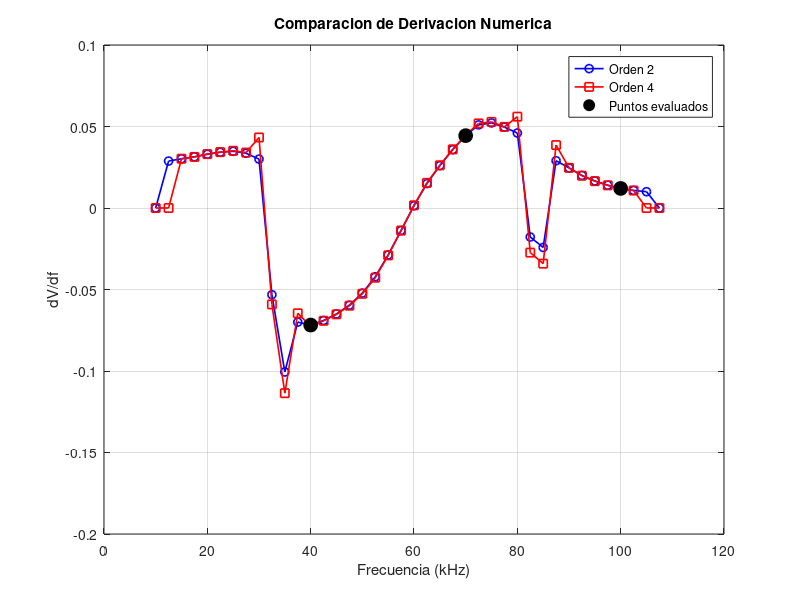

MATLAB code to generate this figure:
clc;
clear;
close all;

%% DATOS

f = [10 12.5 15 17.5 20 22.5 25 27.5 30 32.5 ...
    35 37.5 40 42.5 45 47.5 50 52.5 55 57.5 ...
    60 62.5 65 67.5 70 72.5 75 77.5 80 82.5 ...
    85 87.5 90 92.5 95 97.5 100 102.5 105 107.5];

V = [0.842 0.911 0.986 1.062 1.143 1.227 1.314 1.401 ...
    1.482 1.551 1.216 1.048 0.866 0.689 0.521 0.364 ...
    0.223 0.103 0.012 -0.041 -0.057 -0.034 0.018 ...
    0.096 0.197 0.318 0.452 0.579 0.700 0.809 ...
    0.611 0.688 0.756 0.811 0.856 0.894 0.926 ...
    0.954 0.980 1.004];

%% PASO
h = 2.5;

%% DIFERENCIA CENTRADA ORDEN 2

dV_o2 = zeros(size(V));

for i = 2:length(V)-1

    dV_o2(i) = (V(i+1)-V(i-1))/(2*h);

end

%% DIFERENCIA CENTRADA ORDEN 4

dV_o4 = zeros(size(V));

for i = 3:length(V)-2

    dV_o4(i) = (-V(i+2)+8*V(i+1)-8*V(i-1)+V(i-2))/(12*h);

end

%% INDICES IMPORTANTES

i40 = find(f==40);
i70 = find(f==70);
i100 = find(f==100);

%% RESULTADOS

fprintf('--- ORDEN 2 ---\n');

fprintf('dV/df(40) = %.5f\n',dV_o2(i40));
fprintf('dV/df(70) = %.5f\n',dV_o2(i70));
fprintf('dV/df(100) = %.5f\n\n',dV_o2(i100));

fprintf('--- ORDEN 4 ---\n');

fprintf('dV/df(40) = %.5f\n',dV_o4(i40));
fprintf('dV/df(70) = %.5f\n',dV_o4(i70));
fprintf('dV/df(100) = %.5f\n',dV_o4(i100));

%% GRAFICA

figure;

plot(f,dV_o2,'b-o','LineWidth',1.2);
hold on;

plot(f,dV_o4,'r-s','LineWidth',1.2);

plot(40,dV_o2(i40),'ko','MarkerSize',10,'MarkerFaceColor','k');
plot(70,dV_o2(i70),'ko','MarkerSize',10,'MarkerFaceColor','k');
plot(100,dV_o2(i100),'ko','MarkerSize',10,'MarkerFaceColor','k');

xlabel('Frecuencia (kHz)');
ylabel('dV/df');

title('Comparacion de Derivacion Numerica');

legend('Orden 2',...
    'Orden 4',...
    'Puntos evaluados');

grid on;
